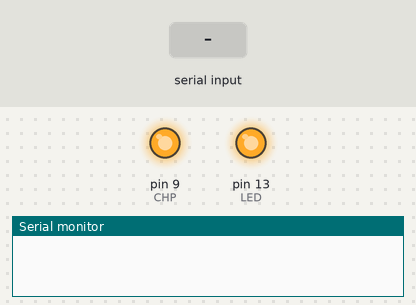
This sketch was run on a simulated Arduino Leonardo, built with avr-gcc and run on an emulated ATmega32U4. Shown: output pins drawn as LEDs (lit = HIGH), the last lines printed to the serial monitor. Inputs (shaded band) come from the test bench. The modem accepts every AT command (registered, SIM ready, sends succeed) and sends nothing else; pins used as bus, display or sensor lines are not drawn.

Above: at 0.1 s.
At 16.3 s:
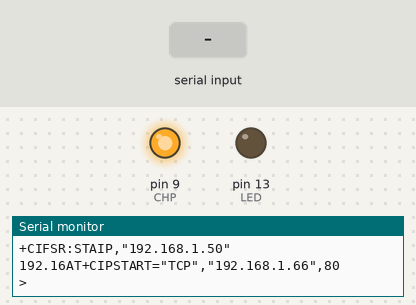
16.4 s: "1\n" received over the second serial link
Timing chart, 0 to 19.4 s (numbered marks = the images above; inputs shaded):
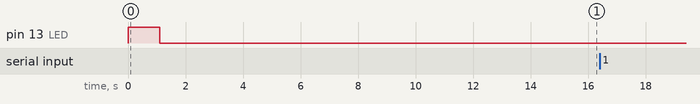

The sketch:

wi-fi.ino
```cpp
/*
Arduino Leonardo <--> ESP8266
Eamil:  earl@microcontrollerelectonics.com
*/

#define SSID "your_SSID"
#define PASS "your_password"
#define DST_IP "192.168.1.66"
#define CONNECT_ATTEMPTS 5
#define RST 8
#define CHP 9
#define LED 13

void setup() {

  pinMode(RST, OUTPUT);
  pinMode(LED, OUTPUT);
  pinMode(CHP, OUTPUT);

  reset();

  Serial.begin(9600);
  Serial1.begin(115200);

  delay(5000);

  Serial1.println("AT+RST");
  delay(1000);

  if (Serial1.find("ready")) Serial.println("Module is ready");
  else {
    Serial.println("ESP8266 Module did not respond.");
    Serial.println("Enter Commands Manually.");
    while (1) chk_serial_io();
  }
  delay(1000);
  boolean connected = false;
  for (int i = 0; i < CONNECT_ATTEMPTS; i++) {

    if (connectWiFi()) {
      connected = true;
      break;
    }
  }
  if (!connected) {
    Serial.println("Enter Commands Manually.");
    while (1) chk_serial_io();
  }
  delay(5000);
  Serial1.println("AT+CIFSR");
  Serial.println("ip address:");
  while (Serial1.available()) Serial.write(Serial1.read());
  Serial1.println("AT+CIPMUX=0");
}

void reset() {
  digitalWrite(LED,HIGH);
  digitalWrite(CHP,HIGH);
  digitalWrite(RST,LOW);
  delay(100);
  digitalWrite(RST,HIGH);
  delay(1000);
  digitalWrite(LED,LOW);
}

void loop() {
  String cmd = "AT+CIPSTART=\"TCP\",\"";
  cmd += DST_IP;
  cmd += "\",80";
  Serial1.println(cmd);
  Serial.println(cmd);
  if (Serial1.find("Error")) return;
  cmd = "GET / HTTP/1.0\r\n\r\n";
  Serial1.print("AT+CIPSEND=");
  Serial1.println(cmd.length());
  if (Serial1.find(">")) {
    Serial.print(">");

  } else {
    Serial1.println("AT+CIPCLOSE");
    Serial.println("connect timeout");
    delay(1000);
    return;
  }
  Serial1.print(cmd);
  delay(2000);
  while (Serial1.available()) {
    char c = Serial1.read();
    Serial.write(c);
    if (c == '\r') Serial.print('\n');
  }
  Serial.println("====");
  delay(1000);
}

void chk_serial_io() {
  if (Serial1.available()) {
//    if (Serial1.find("busy")) {
//      Serial.println("Resetting...");
//      reset();
//    }
    int inByte = Serial1.read();
    Serial.write(inByte);
  }
  if (Serial.available()) {
    int inByte = Serial.read();
    Serial1.write(inByte);
  }
}

boolean connectWiFi() {
  Serial1.println("AT+CWMODE=1");
  String cmd = "AT+CWJAP=\"";
  cmd += SSID;
  cmd += "\",\"";
  cmd += PASS;
  cmd += "\"";
  Serial.println(cmd);
  Serial1.println(cmd);
  delay(2000);
  if (Serial1.find("OK")) {
    Serial.println("OK, WiFi Connected.");
    return true;
  } else {
    Serial.println("Can not connect to WiFi.");
    return false;
  }
}
```
